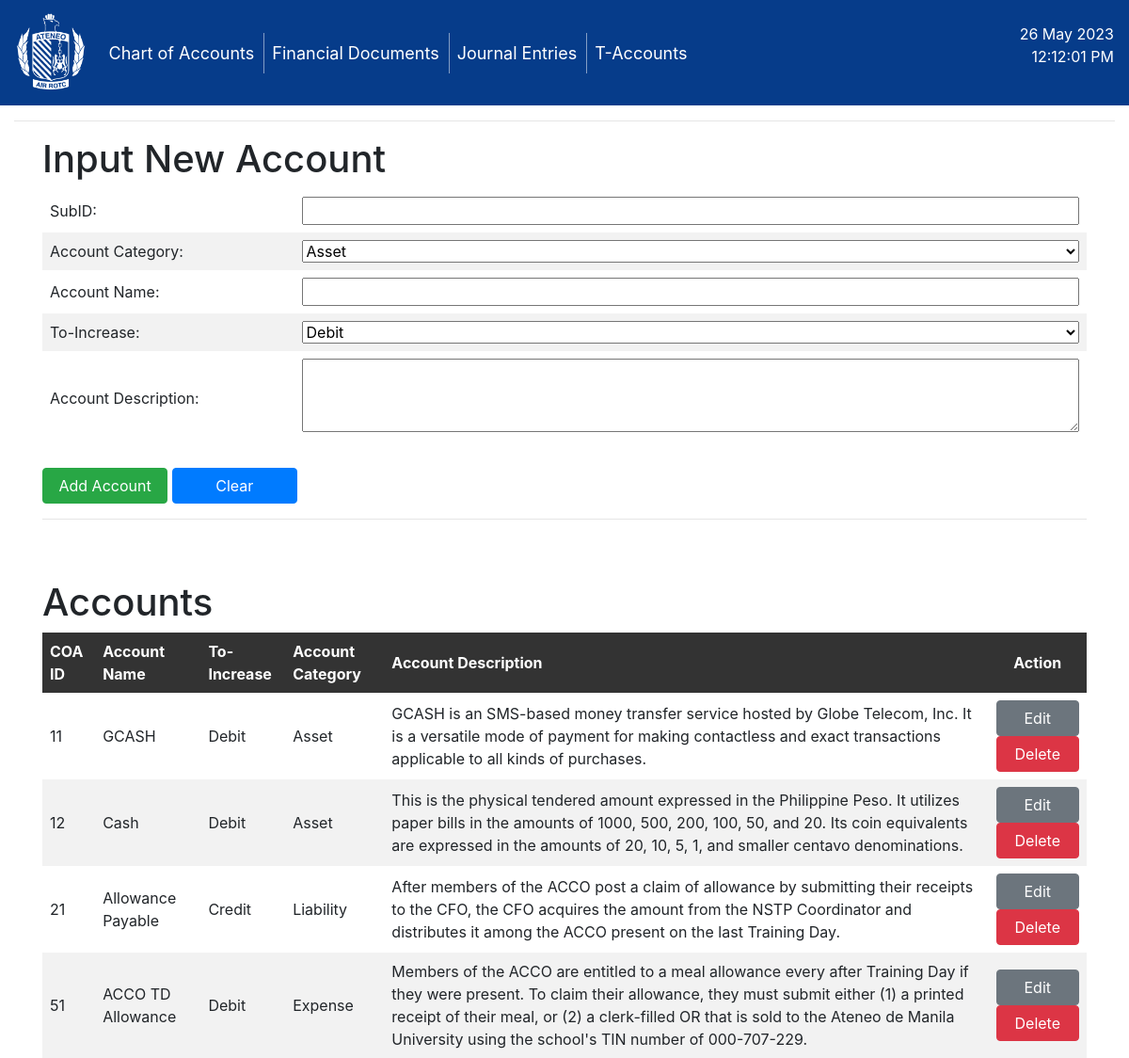
Page /ChartOfAccounts/ on the committed database.
### CFO/models.py (models this page shows, shortened)
class COA(models.Model):
    SuperID =  models.IntegerField(null=True, blank=True, primary_key=False)
    SubID = models.IntegerField(null=True, blank=True, primary_key=False)
    concatenated_id = models.CharField(max_length=100, unique=True, primary_key=True)
    class Meta:
        unique_together = ('SuperID','SubID')
    AccountName = models.CharField(max_length=30, null=True, blank=True)
    To_Increase = models.CharField(max_length=10, null=False, blank=False)
    AccountCategory = models.CharField(max_length=15, null=False, blank=False)
    AccountDescription = models.CharField(max_length=500, null=True, blank=True)
    objects = models.Manager()

### CFO/views.py (the view, shortened to what this page needs)
# urls.py: path('ChartOfAccounts/', views.ChartOfAccounts, name='ChartOfAccounts'),
def ChartOfAccounts(request):
    Account = COA.objects.order_by('concatenated_id')
    return render(request, "CFO/ChartOfAccounts.html", {'Account':Account})

### CFO/templates/CFO/ChartOfAccounts.html (shortened to what this page needs)
{% extends 'CFO/Index.html' %}
{% load static %}
{% block content %}
<hr>
<div class="container">
    <h1>Input New Account</h1>
    <form method="POST" action="">
    <table>
        <tbody>
            <tr>
                <td>SubID:</td>
                <td><input name="SubID" type="text" style="width:100%;"></td>
            </tr>
            <tr>
                <td>Account Category:</td>
                <td>
                    <select name="AccCat" id="AccCat" style="width:100%;">
                        <option value="1">Asset</option>
                    </select>
                </td>
            </tr>
            <tr>
                <td>Account Name:</td>
                <td><input name="AccName" type="text" style="width:100%;"></td>
            </tr>
            <tr>
                <td>To-Increase:</td>
                <td>
                    <select name="To_Increase" style="width:100%;">
                        <option value="Debit">Debit</option>
                    </select>
                </td>
            </tr>
            <tr>
                <td>Account Description:</td>
                <td><textarea name="AccDescription" rows="3" cols="50" style="width:100%;"></textarea></td>
            </tr>
        </tbody>
    </table>
    <br>
    <button class="btn btn-success" type="submit" style="width:12%;">Add Account</button>
    <button class="btn btn-primary" type="reset" style="width:12%;">Clear</button>
    <hr>
    </form>
</div>
<br>
<br>
<div class="container">
    <h1>Accounts</h1>
    <table>
        <thead>
            <th>COA ID</th>
            <th>Account Name</th>
            <th>To-Increase</th>
            <th>Account Category</th>
            <th>Account Description</th>
            <th class="text-center" scope="col">Action</th>
        </thead>
        <tbody>
            {% for x in Account %}
            <tr>
                <td>{{x.concatenated_id}}</td>
                <td>{{x.AccountName}}</td>
                <td>{{x.To_Increase}}</td>
                <td>{{x.AccountCategory}}</td>
                <td>{{x.AccountDescription}}</td>
                <td>
                    <a class="btn btn-secondary" href="{% url 'EditAccount' pk=x.pk %}" style="width:100%;">Edit</a>
                    <a class="btn btn-danger" href="#" style="width:100%;">Delete</a>
                </td>
            </tr>
            {% endfor %}
        </tbody>
    </table>
</div>
{% endblock %}

### CFO/templates/CFO/Index.html (style rules this page uses)
table { border-collapse: collapse; width: 100%; }
th { background-color: #333333; color: #ffffff; padding: 8px; text-align: left; }
tr:nth-child(even) { background-color: #f2f2f2; }
tr:nth-child(odd) { background-color: #ffffff; }
td { padding: 8px; }

### rows in the picture
COA: concatenated_id "11", AccountName "GCASH", To_Increase "Debit", AccountCategory "Asset", AccountDescription "GCASH is an SMS-based money transfer service hosted by Globe Telecom, Inc. It is a versatile mode of payment for making contactless and exact transactions applicable to all kinds of purchases."
COA: concatenated_id "12", AccountName "Cash", To_Increase "Debit", AccountCategory "Asset", AccountDescription "This is the physical tendered amount expressed in the Philippine Peso. It utilizes paper bills in the amounts of 1000, 500, 200, 100, 50, and 20. Its coin equivalents are expressed in the amounts of 20, 10, 5, 1, and smaller centavo denominations."
COA: concatenated_id "21", AccountName "Allowance Payable", To_Increase "Credit", AccountCategory "Liability", AccountDescription "After members of the ACCO post a claim of allowance by submitting their receipts to the CFO, the CFO acquires the amount from the NSTP Coordinator and distributes it among the ACCO present on the last Training Day."
COA: concatenated_id "51", AccountName "ACCO TD Allowance", To_Increase "Debit", AccountCategory "Expense", AccountDescription "Members of the ACCO are entitled to a meal allowance every after Training Day if they were present. To claim their allowance, they must submit either (1) a printed receipt of their meal, or (2) a clerk-filled OR that is sold to the Ateneo de Manila University using the school's TIN number of 000-707-229."
